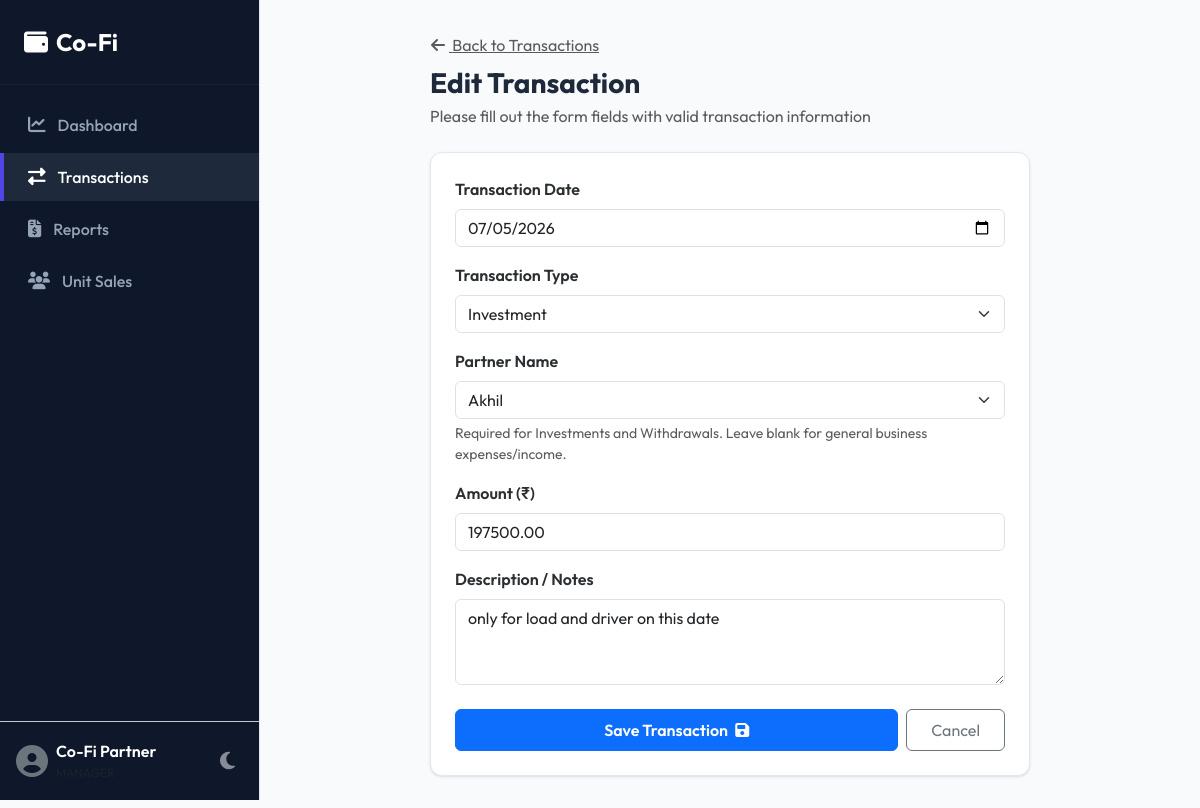
The page /transactions/5/update/ on the database its author committed.
### finance/models.py (models this page shows)
class Transaction(models.Model):
    TRANSACTION_TYPES = [
        ('Investment', 'Investment'),
        ('Expense', 'Expense'),
        ('Income', 'Income/Sale'),
        ('Withdrawal', 'Withdrawal'),
    ]
    date = models.DateField()
    transaction_type = models.CharField(max_length=20, choices=TRANSACTION_TYPES)
    partner = models.ForeignKey(Partner, on_delete=models.SET_NULL, null=True, blank=True, related_name='transactions')
    amount = models.DecimalField(max_digits=12, decimal_places=2)
    description = models.TextField(blank=True)
    created_by = models.ForeignKey(User, on_delete=models.SET_NULL, null=True, related_name='created_transactions')
    timestamp = models.DateTimeField(auto_now_add=True)
    def __str__(self):
        partner_str = f" - {self.partner.name}" if self.partner else ""
        return f"{self.transaction_type}{partner_str}: ₹{self.amount} on {self.date}"

### finance/views.py (the view)
# urls.py: path('transactions/<int:pk>/update/', views.transaction_update, name='transaction_update'),
def transaction_update(request, pk):
    tx = get_object_or_404(Transaction, pk=pk)
    old_val = str(tx)
    if request.method == 'POST':
        form = TransactionForm(request.POST, instance=tx)
        if form.is_valid():
            form.save()
            AuditLog.objects.create(
                user=request.user if request.user.is_authenticated else None,
                action='UPDATE',
                details=f"Updated Transaction from '{old_val}' to '{tx}'"
            )
            send_transaction_email('UPDATED', tx, request.user)
            messages.success(request, "Transaction updated successfully.")
            return redirect('transactions')
    else:
        form = TransactionForm(instance=tx)
    return render(request, 'finance/transaction_form.html', {'form': form, 'title': 'Edit Transaction'})

### finance/forms.py (shortened to what this page needs)
class TransactionForm(forms.ModelForm):
    class Meta:
        model = Transaction
        fields = ['date', 'transaction_type', 'partner', 'amount', 'description']
        widgets = {
            'date': forms.DateInput(attrs={'type': 'date', 'class': 'form-control'}),
            'transaction_type': forms.Select(attrs={'class': 'form-select'}),
            'partner': forms.Select(attrs={'class': 'form-select'}),
            'amount': forms.NumberInput(attrs={'class': 'form-control', 'step': '0.01', 'placeholder': 'Enter amount (₹)'}),
            'description': forms.Textarea(attrs={'class': 'form-control', 'rows': 3, 'placeholder': 'Optional notes...'}),
        }

### finance/models.py (called while the page is built)
    def __str__(self):
        return self.name

### finance/templates/finance/transaction_form.html (shortened to what this page needs)
{% extends 'finance/base.html' %}
{% block content %}
<div class="container-fluid px-0 animate-fade-in" style="max-width: 600px;">
    <div class="mb-4">
        <a href="{% url 'transactions' %}" class="btn btn-link text-muted p-0 mb-2">
            <i class="fas fa-arrow-left me-1"></i> Back to Transactions
        </a>
        <h1 class="h3 mb-1 fw-bold">{{ title }}</h1>
        <p class="text-muted mb-0">Please fill out the form fields with valid transaction information</p>
    </div>
    <div class="card-custom">
        <div class="p-4">
            <form method="post" class="needs-validation" novalidate>
                <div class="mb-3">
                    <label for="{{ form.date.id_for_label }}" class="form-label fw-semibold text-secondary-emphasis">Transaction Date</label>
                    {{ form.date }}
                </div>
                <div class="mb-3">
                    <label for="{{ form.transaction_type.id_for_label }}" class="form-label fw-semibold text-secondary-emphasis">Transaction Type</label>
                    {{ form.transaction_type }}
                </div>
                <div class="mb-3">
                    <label for="{{ form.partner.id_for_label }}" class="form-label fw-semibold text-secondary-emphasis">Partner Name</label>
                    {{ form.partner }}
                    <small class="text-muted mt-1 d-block">Required for Investments and Withdrawals. Leave blank for general business expenses/income.</small>
                </div>
                <div class="mb-3">
                    <label for="{{ form.amount.id_for_label }}" class="form-label fw-semibold text-secondary-emphasis">Amount (₹)</label>
                    {{ form.amount }}
                </div>
                <div class="mb-4">
                    <label for="{{ form.description.id_for_label }}" class="form-label fw-semibold text-secondary-emphasis">Description / Notes</label>
                    {{ form.description }}
                </div>
                <div class="d-flex gap-2">
                    <button type="submit" class="btn btn-primary fw-semibold flex-grow-1 py-2">
                        Save Transaction <i class="fas fa-save ms-1"></i>
                    </button>
                    <a href="{% url 'transactions' %}" class="btn btn-outline-secondary py-2 px-4">
                        Cancel
                    </a>
                </div>
            </form>
        </div>
    </div>
</div>
{% endblock %}

### finance/static/finance/style.css (style rules this page uses)
:root { --primary-color: #4f46e5; --primary-hover: #4338ca; --bg-color: #f8fafc; --card-bg: #ffffff; --text-color: #1e293b; --text-secondary: #64748b; --border-color: #e2e8f0; --sidebar-bg: #0f172a; --sidebar-text: #94a3b8; --sidebar-hover: #1e293b; --sidebar-active: #4f46e5; --shadow: 0 1px 3px 0 rgb(0 0 0 / 0.1), 0 1px 2px -1px rgb(0 0 0 / 0.1); --shadow-lg: 0 10px 15px -3px rgb(0 0 0 / 0.1), 0 4px 6px -4px rgb(0 0 0 / 0.1); }
body { font-family: 'Outfit', 'Inter', -apple-system, BlinkMacSystemFont, "Segoe UI", Roboto, sans-serif; background-color: var(--bg-color); color: var(--text-color); transition: background-color 0.3s, color 0.3s; overflow-x: hidden; }
.card-custom { background-color: var(--card-bg); border: 1px solid var(--border-color); border-radius: 12px; box-shadow: var(--shadow); transition: transform 0.2s, box-shadow 0.2s, background-color 0.3s; }
.animate-fade-in { animation: fadeIn 0.4s ease forwards; }

### rows shown on the page
Transaction: date "07/05/2026", transaction_type "Investment", partner "Akhil", amount "197500.00", description "only for load and driver on this date"

### other values the page prints
{{ title }} "Edit Transaction"
